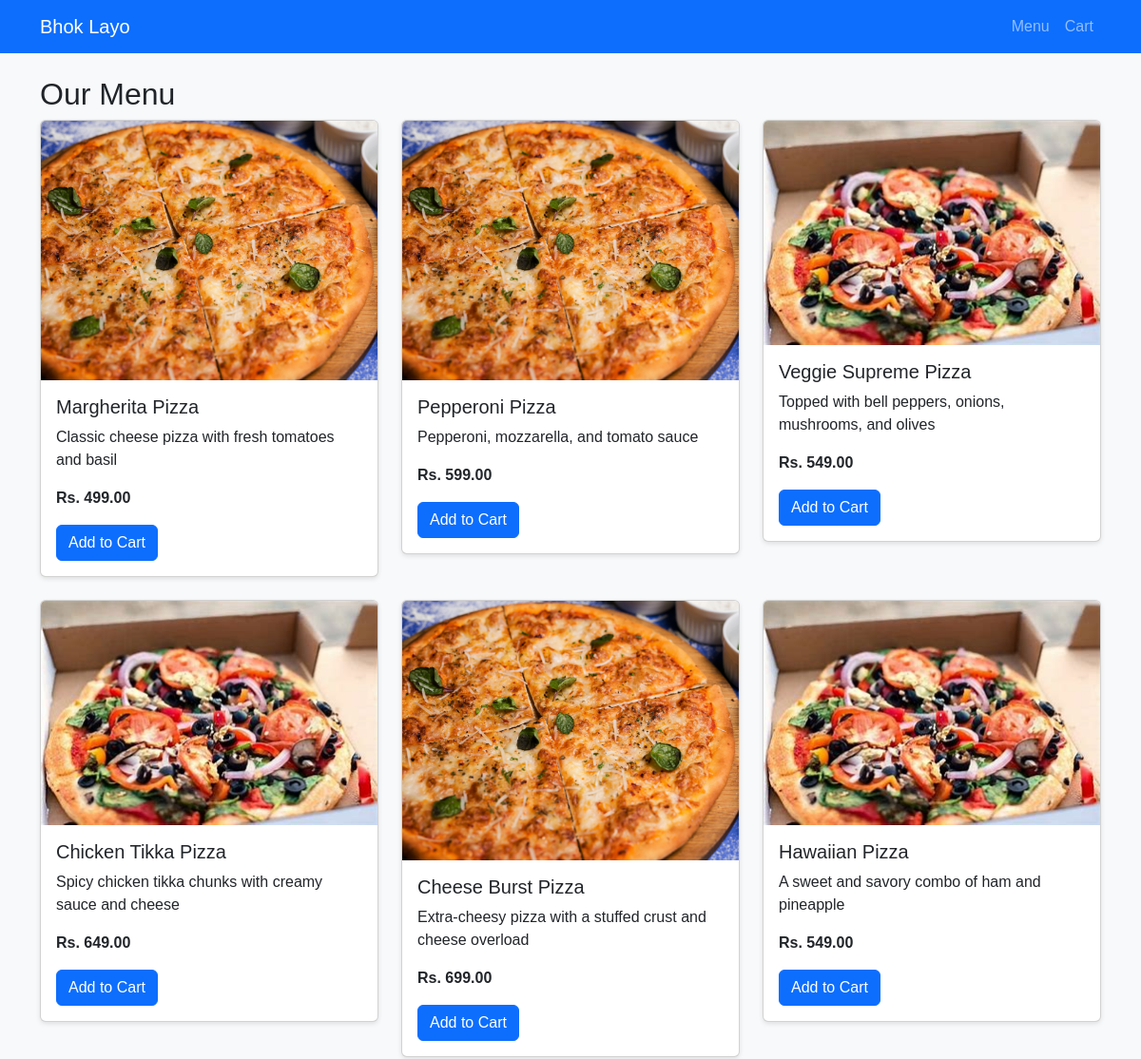
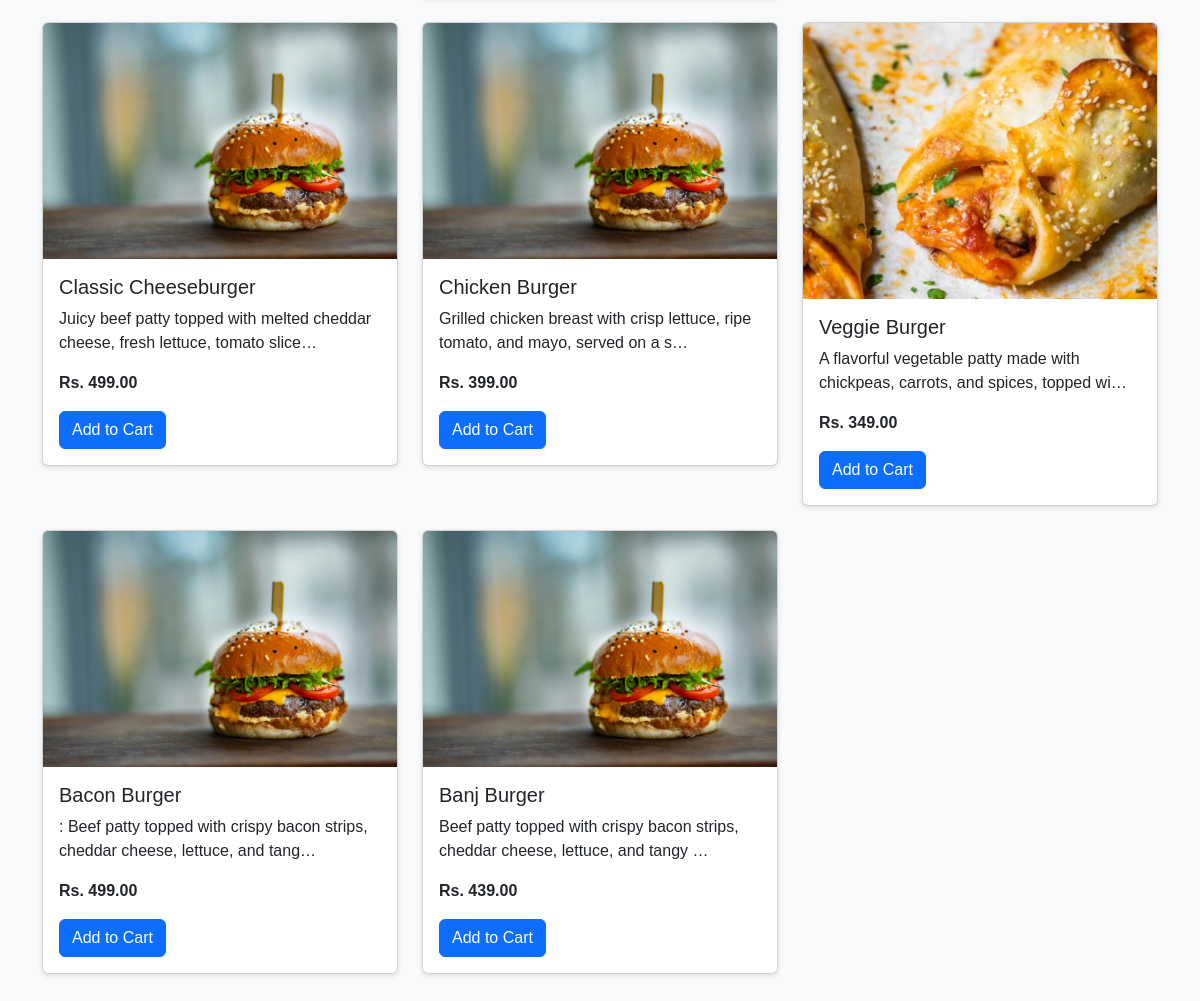
The app's page /menu/ with its own data (2 pictures, top to bottom).
### bhoklayo/models.py (models this page shows, shortened)
class MenuItem(models.Model):
    name        = models.CharField(max_length=100)
    description = models.TextField()
    image       = models.ImageField(upload_to='menu_images/', blank=True, null=True)
    price       = models.DecimalField(max_digits=6, decimal_places=2)
    category    = models.ForeignKey(Category, on_delete=models.CASCADE)

### bhoklayo/views.py (the view)
# urls.py: path('menu/',          views.menu,         name='menu'),
def menu(request):
    categories = Category.objects.all()
    items      = MenuItem.objects.all()
    return render(request, 'bhoklayo/menu.html', {
        'categories': categories,
        'items': items
    })

### templates/bhoklayo/menu.html (shortened to what this page needs)
{% extends 'bhoklayo/base.html' %}
{% block content %}
<h2>Our Menu</h2>
<div class="row">
  {% for item in items %}
  <div class="col-md-4 mb-4">
    <div class="card">
      {% if item.image %}<img src="{{ item.image.url }}" class="card-img-top">{% endif %}
      <div class="card-body">
        <h5>{{ item.name }}</h5>
        <p>{{ item.description|truncatechars:80 }}</p>
        <p class="fw-bold">Rs. {{ item.price }}</p>
        <a href="{% url 'add_to_cart' item.id %}" class="btn btn-primary">Add to Cart</a>
      </div>
    </div>
  </div>
  {% endfor %}
</div>
{% endblock %}

### templates/bhoklayo/base.html (shortened to what this page needs)
{% load static %}
<!DOCTYPE html><html>
<head>
  <link href="https://cdn.jsdelivr.net/npm/bootstrap@5.3.0/dist/css/bootstrap.min.css" rel="stylesheet">
  <link href="{% static 'css/styles.css' %}" rel="stylesheet">
</head><body>
<nav class="navbar navbar-expand-lg navbar-dark bg-primary">
  <div class="container">
    <a class="navbar-brand" href="{% url 'index' %}">Bhok Layo</a>
    <ul class="navbar-nav ms-auto">
      <li class="nav-item"><a class="nav-link" href="{% url 'menu' %}">Menu</a></li>
      <li class="nav-item"><a class="nav-link" href="{% url 'view_cart' %}">Cart</a></li>
    </ul>
  </div>
</nav>
<div class="container my-4">{% block content %}{% endblock %}</div>
</body></html>

### static/css/styles.css (style rules this page uses)
body { background: #f4f4f4; }
.card { box-shadow: 0 2px 5px rgba(0,0,0,.1); }
body { background-color: #f8f9fa; font-family: Arial, sans-serif; }

### records on screen
MenuItem: image (picture), name "Margherita Pizza", description "Classic cheese pizza with fresh tomatoes and basil", price "499.00"
MenuItem: image (picture), name "Pepperoni Pizza", description "Pepperoni, mozzarella, and tomato sauce", price "599.00"
MenuItem: image (picture), name "Veggie Supreme Pizza", description "Topped with bell peppers, onions, mushrooms, and olives", price "549.00"
MenuItem: image (picture), name "Chicken Tikka Pizza", description "Spicy chicken tikka chunks with creamy sauce and cheese", price "649.00"
MenuItem: image (picture), name "Cheese Burst Pizza", description "Extra-cheesy pizza with a stuffed crust and cheese overload", price "699.00"
MenuItem: image (picture), name "Hawaiian Pizza", description "A sweet and savory combo of ham and pineapple", price "549.00"
MenuItem: image (picture), name "Classic Cheeseburger", description "Juicy beef patty topped with melted cheddar cheese, fresh lettuce, tomato slice…", price "499.00"
MenuItem: image (picture), name "Chicken Burger", description "Grilled chicken breast with crisp lettuce, ripe tomato, and mayo, served on a s…", price "399.00"
MenuItem: image (picture), name "Veggie Burger", description "A flavorful vegetable patty made with chickpeas, carrots, and spices, topped wi…", price "349.00"
MenuItem: image (picture), name "Bacon Burger", description ": Beef patty topped with crispy bacon strips, cheddar cheese, lettuce, and tang…", price "499.00"
MenuItem: image (picture), name "Banj Burger", description "Beef patty topped with crispy bacon strips, cheddar cheese, lettuce, and tangy …", price "439.00"
